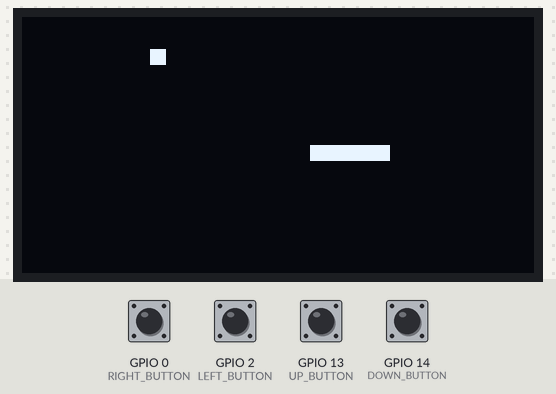
The program below on a simulated ESP8266 board running MicroPython. Parts: 128×64 one-colour display. The test bench sets the inputs (shaded band); at power-on: GPIO 0 (RIGHT_BUTTON), GPIO 2 (LEFT_BUTTON), GPIO 13 (UP_BUTTON), GPIO 14 (DOWN_BUTTON) HIGH. Random numbers come from a fixed seed. At 3.4 s the program stops and its outputs stay as they are.

Above: at 1.2 s.
1.3 s: GPIO 13 (UP_BUTTON) pulled LOW for 0.25 s
At 1.51 s:
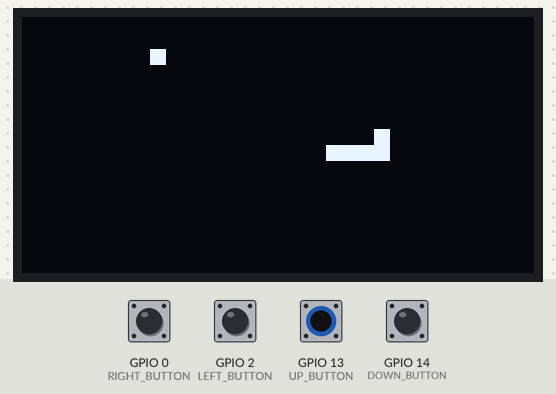
At 4.6 s:
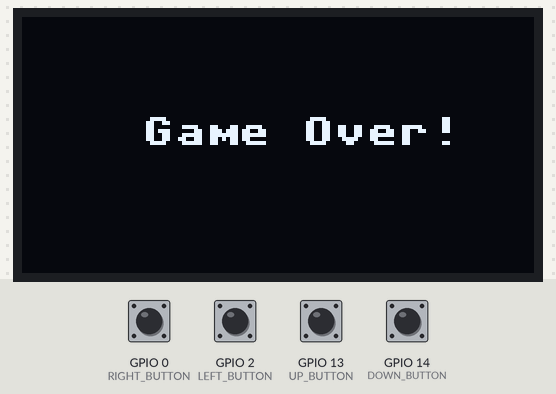
Timing chart, 0 to 4.9 s (numbered marks = the images above; inputs shaded):
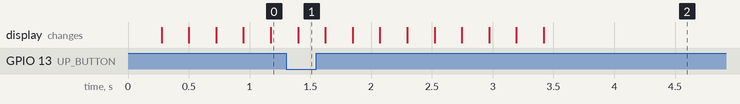

The program:

Snake.py
```python
import machine
import ssd1306
import random
import time

# OLED display size
SCREEN_WIDTH = 128
SCREEN_HEIGHT = 64

# I2C setup (adjust pins as needed)
i2c = machine.I2C(scl=machine.Pin(5), sda=machine.Pin(4))  # Adjust SCL and SDA pins as necessary
display = ssd1306.SSD1306_I2C(SCREEN_WIDTH, SCREEN_HEIGHT, i2c)

# Button pins
UP_BUTTON = machine.Pin(13, machine.Pin.IN, machine.Pin.PULL_UP)
LEFT_BUTTON = machine.Pin(2, machine.Pin.IN, machine.Pin.PULL_UP)
DOWN_BUTTON = machine.Pin(14, machine.Pin.IN, machine.Pin.PULL_UP)
RIGHT_BUTTON = machine.Pin(0, machine.Pin.IN, machine.Pin.PULL_UP)

# Snake parameters
MAX_LENGTH = 100
snakeX = [0] * MAX_LENGTH
snakeY = [0] * MAX_LENGTH
snakeLength = 5
foodX = 0
foodY = 0

# Movement direction
directionX = 1
directionY = 0

# Game state
gameOver = False

# Debounce variables
lastDebounceTime = 0
debounceDelay = 50  # 50ms debounce delay

def placeFood():
    global foodX, foodY
    foodX = random.randint(0, SCREEN_WIDTH // 4) * 4
    foodY = random.randint(0, SCREEN_HEIGHT // 4) * 4

def moveSnake():
    global snakeX, snakeY, snakeLength
    # Move body
    for i in range(snakeLength - 1, 0, -1):
        snakeX[i] = snakeX[i - 1]
        snakeY[i] = snakeY[i - 1]
    # Move head
    snakeX[0] += directionX * 4
    snakeY[0] += directionY * 4

    # Check if food is eaten
    if snakeX[0] == foodX and snakeY[0] == foodY:
        if snakeLength < MAX_LENGTH:
            snakeLength += 1
        placeFood()

def checkCollision():
    global gameOver
    # Check wall collision
    if snakeX[0] < 0 or snakeX[0] >= SCREEN_WIDTH or snakeY[0] < 0 or snakeY[0] >= SCREEN_HEIGHT:
        gameOver = True
    # Check self-collision
    for i in range(1, snakeLength):
        if snakeX[0] == snakeX[i] and snakeY[0] == snakeY[i]:
            gameOver = True
            break

def handleButtonPress():
    global directionX, directionY, lastDebounceTime
    currentTime = time.ticks_ms()

    # Check UP button
    if not UP_BUTTON.value() and time.ticks_diff(currentTime, lastDebounceTime) > debounceDelay and directionY == 0:
        directionX = 0
        directionY = -1
        lastDebounceTime = currentTime
    # Check LEFT button
    elif not LEFT_BUTTON.value() and time.ticks_diff(currentTime, lastDebounceTime) > debounceDelay and directionX == 0:
        directionX = -1
        directionY = 0
        lastDebounceTime = currentTime
    # Check DOWN button
    elif not DOWN_BUTTON.value() and time.ticks_diff(currentTime, lastDebounceTime) > debounceDelay and directionY == 0:
        directionX = 0
        directionY = 1
        lastDebounceTime = currentTime
    # Check RIGHT button
    elif not RIGHT_BUTTON.value() and time.ticks_diff(currentTime, lastDebounceTime) > debounceDelay and directionX == 0:
        directionX = 1
        directionY = 0
        lastDebounceTime = currentTime

def drawGame():
    display.fill(0)

    # Draw the snake
    for i in range(snakeLength):
        display.fill_rect(snakeX[i], snakeY[i], 4, 4, 1)

    # Draw the food
    display.fill_rect(foodX, foodY, 4, 4, 1)

    # Show the updated screen
    display.show()

def showGameOver():
    display.fill(0)
    display.text("Game Over!", 30, 25, 1)
    display.show()

def setup():
    global snakeX, snakeY, snakeLength
    # Initialize snake position
    for i in range(snakeLength):
        snakeX[i] = 64 - i
        snakeY[i] = 32

    # Place initial food
    placeFood()

def main():
    global gameOver
    setup()

    while not gameOver:
        handleButtonPress()
        moveSnake()
        checkCollision()
        drawGame()
        time.sleep_ms(200)

    showGameOver()

main()
```
